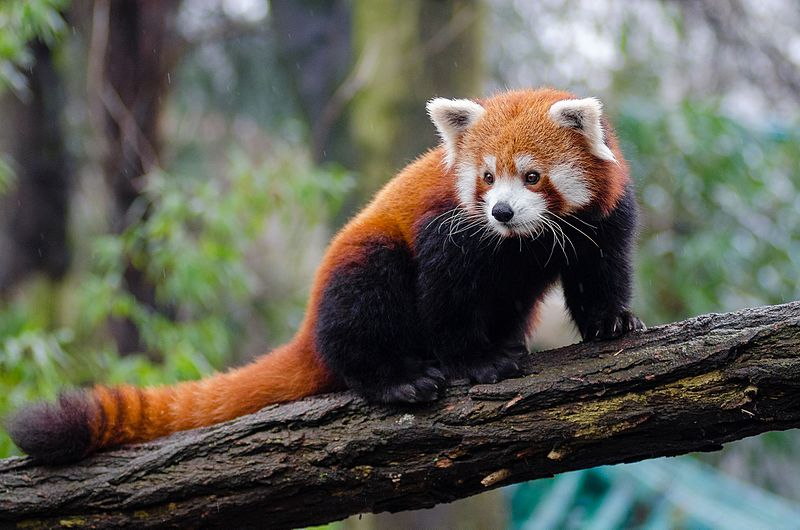
#> input picture redpanda.jpg, 800 x 530 px
$ python resize.py
#> lines starting #> are read from the running program, lines starting #| are printed output that depends on the picture
import cv2

img = cv2.imread("redpanda.jpg")
#> img is the input picture: shape (530, 800, 3); mean B, G, R 84.3, 94.6, 94.4
img2 = cv2.resize(img, (224, 224))
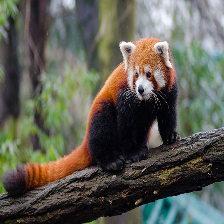
#> img2: shape (224, 224, 3); mean B, G, R 84.2, 94.4, 94.2
cv2.imshow("anh", img)
cv2.imshow("anh2", img2)
cv2.waitKey(0)

$ run again, with dog.jpg copied over redpanda.jpg
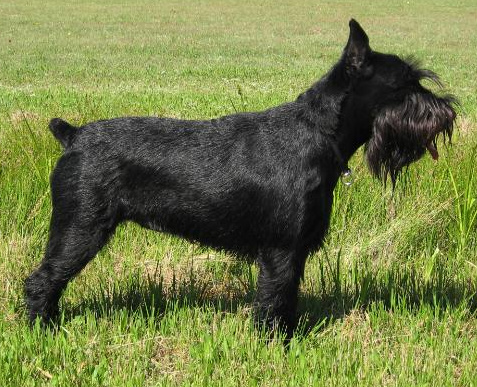
#> input picture dog.jpg, 477 x 387 px
#> img is the input picture: shape (387, 477, 3); mean B, G, R 71.1, 124.4, 115.6
#> `img2 = cv2.resize(img, (224, 224))`:
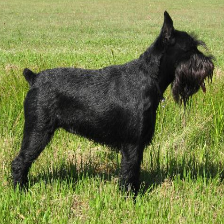
#> img2: shape (224, 224, 3); mean B, G, R 71, 124.4, 115.5

$ run again, with red_panda_2.jpg copied over redpanda.jpg
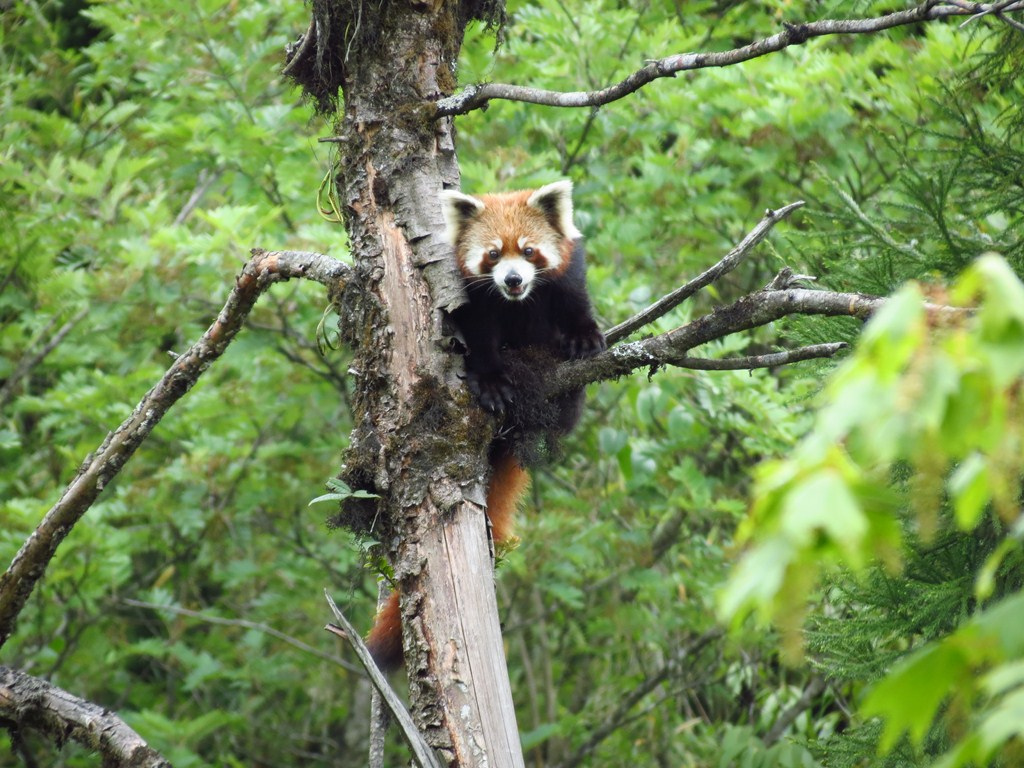
#> input picture red_panda_2.jpg, 1024 x 768 px
#> img is the input picture: shape (768, 1024, 3); mean B, G, R 83.8, 139, 114.8
#> `img2 = cv2.resize(img, (224, 224))`:
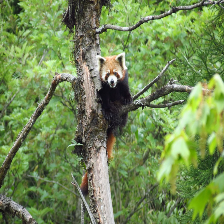
#> img2: shape (224, 224, 3); mean B, G, R 83.7, 138.9, 114.7

$ run again, with panda.jfif saved as redpanda.jpg
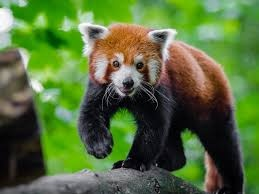
#> input picture panda.jfif, 259 x 194 px
#> img is the input picture: shape (194, 259, 3); mean B, G, R 59.4, 110.6, 86.4
#> `img2 = cv2.resize(img, (224, 224))`:
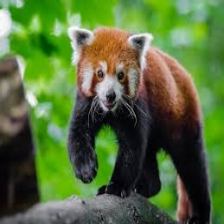
#> img2: shape (224, 224, 3); mean B, G, R 59.3, 110.5, 86.2
